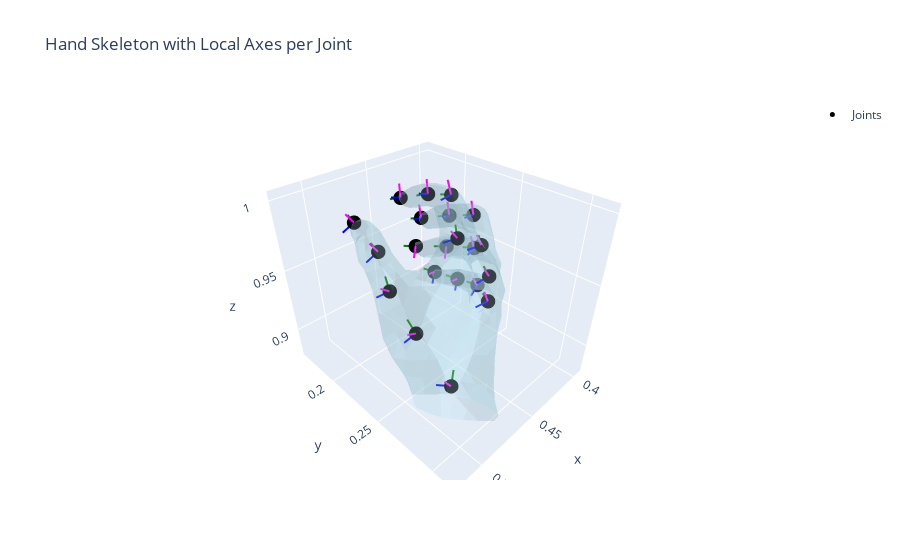

Source (notebook cell):
### Code cell
def display_skeleton_with_local_axes(joints, hand_mesh, axis_length=0.05):
    """
    각 관절의 위치에서, 해당 관절에 고유한 로컬 좌표계(3축)를 시각화합니다.
    
    각 관절에 대해:
      - y축: 관절의 뼈(bone) 방향. 
             (자식이 존재하면, 자식 방향의 평균; tip인 경우에는 부모와의 차이 이용)
      - z축: 손바닥 안쪽 피부로 수직한 방향 (여기서는 global palm normal을 사용)
      - x축: 오른손 좌표계에 맞게 재계산 (x = normalize(cross(y, global_palm_normal)))
             이후 z = normalize(cross(x, y))로 정규 직교 좌표계를 구성.
    
    인자:
      joints: (21, 3) 형태의 numpy 배열 또는 리스트. 각 행은 관절의 (x, y, z) 좌표.
      axis_length: 각 축을 그릴 길이. (단위는 joints 좌표와 동일)
    """
    import numpy as np
    import plotly.graph_objects as go

    # numpy array로 변환
    joints = np.array(joints)
        # 손 메쉬 데이터 추출
    vertices = np.array(hand_mesh.vertices)
    faces = np.array(hand_mesh.faces)
    x, y, z = vertices[:, 0], vertices[:, 1], vertices[:, 2]
    i = faces[:, 0]
    j_vals = faces[:, 1]
    k = faces[:, 2]
    

    # 정규화 함수
    def normalize(v):
        norm = np.linalg.norm(v)
        return v / norm if norm > 1e-8 else v
    
    # MANO hand skeleton hierarchy 
    # 0 (palm) -
    # 13-14-15-16 (thumb)
    # 1-2-3-17 (index)
    # 4-5-6-18 (middle)
    # 10-11-12-19 (ring)
    # 7-8-9-20 (little)

    child_dict = {
        0: [13, 1, 4, 10, 7],
        1: [2],
        2: [3],
        3: [17],
        4: [5],
        5: [6],
        6: [18],
        7: [8],
        8: [9],
        9: [20],
        10: [11],
        11: [12],
        12: [19],
        13: [14],
        14: [15],
        15: [16]
    }
    parent_dict = {
        1: 0, 2: 1, 3: 2, 4: 0,
        5: 4, 6: 5, 7: 0, 8: 7,
        9: 8, 10: 0, 11: 10, 12: 11,
        13: 0, 14: 13, 15: 14, 16: 15,
        17: 3, 18: 6, 19: 12, 20: 9
    }
    
    # 전역 palm normal 계산 (손목, 인덱스 기저, 소지 기저 이용)
    v1 = joints[1] - joints[0]    # 예: index finger base 방향
    v2 = joints[7] - joints[0]   # 예: little finger base 방향
    global_palm_normal = normalize(np.cross(v1, v2))
    # 필요에 따라 palm normal의 방향을 반전할 수 있습니다.
    # global_palm_normal = -global_palm_normal
    
    fig = go.Figure()

    # Plotly figure 생성 및 손 메쉬 추가 (투시 렌더링)
    fig.add_trace(go.Mesh3d(
        x=x, y=y, z=z,
        i=i, j=j_vals, k=k,
        opacity=0.3,          # 내부가 보이도록 불투명도 낮춤
        color='lightblue',
        flatshading=True,
        name="Hand Mesh"
    ))
    
    
    # 관절 위치(마커) 표시
    fig.add_trace(go.Scatter3d(
        x=joints[:, 0],
        y=joints[:, 1],
        z=joints[:, 2],
        mode='markers',
        marker=dict(size=5, color='black'),
        name='Joints'
    ))
    
    # 각 관절마다 로컬 좌표계(축) 계산 및 표시.
    for i in range(joints.shape[0]):
        joint_pos = joints[i]
        
        # 뼈 방향 (y축) 결정:
        if i in child_dict and len(child_dict[i]) > 0:
            # 자식이 여러 개면 평균 방향 사용 (예를 들어 손목에는 여러 자식이 있음)
            directions = [joints[c] - joint_pos for c in child_dict[i]]
            y_axis = normalize(np.mean(directions, axis=0))
        elif i in parent_dict:
            # tip인 경우, 부모와의 차이 사용
            y_axis = normalize(joint_pos - joints[parent_dict[i]])
        else:
            # 특별한 경우 (예: wrist인데 자식도 없다면) 기본값 사용
            y_axis = np.array([0, 1, 0])
        
        # 로컬 x축: y축과 global palm normal의 외적
        x_axis = normalize(np.cross(y_axis, global_palm_normal))
        # 재정규화된 z축: x축과 y축의 외적 (정확한 직교 좌표계 구성)
        z_axis = normalize(np.cross(x_axis, y_axis))
        
        # 각 축 선분 그리기
        # x축: magenta
        fig.add_trace(go.Scatter3d(
            x=[joint_pos[0], joint_pos[0] + axis_length * x_axis[0]],
            y=[joint_pos[1], joint_pos[1] + axis_length * x_axis[1]],
            z=[joint_pos[2], joint_pos[2] + axis_length * x_axis[2]],
            mode='lines',
            line=dict(color='magenta', width=4),
            showlegend=False
        ))
        # y축: green (뼈 방향)
        fig.add_trace(go.Scatter3d(
            x=[joint_pos[0], joint_pos[0] + axis_length * y_axis[0]],
            y=[joint_pos[1], joint_pos[1] + axis_length * y_axis[1]],
            z=[joint_pos[2], joint_pos[2] + axis_length * y_axis[2]],
            mode='lines',
            line=dict(color='green', width=4),
            showlegend=False
        ))
        # z축: blue (손바닥 안쪽 방향)
        fig.add_trace(go.Scatter3d(
            x=[joint_pos[0], joint_pos[0] + axis_length * z_axis[0]],
            y=[joint_pos[1], joint_pos[1] + axis_length * z_axis[1]],
            z=[joint_pos[2], joint_pos[2] + axis_length * z_axis[2]],
            mode='lines',
            line=dict(color='blue', width=4),
            showlegend=False
        ))
    
    fig.update_layout(
        title="Hand Skeleton with Local Axes per Joint",
        scene=dict(
            aspectmode='data',
            camera=dict(
                projection=dict(type='perspective')
            )
        )
    )
    
    fig.show()

# 사용 예시:
# output.joints[0]가 (21,3) 형태의 핵심 hand skeleton 좌표라고 가정합니다.
display_skeleton_with_local_axes(output.joints[0], h_meshes[0], axis_length=0.01)

### Figure 1 — Plotly figure (JSON) as saved in the notebook; plotly's stock layout.template omitted (floating-point values rounded to 4 significant figures; data arrays with more than 128 entries replaced by an {"elided": "..."} marker saying what was removed)
{"data": [{"color": "lightblue", "flatshading": true, "i": {"elided": "1538 int values"}, "j": {"elided": "1538 int values"}, "k": {"elided": "1538 int values"}, "name": "Hand Mesh", "opacity": 0.3, "type": "mesh3d", "x": {"elided": "778 float values"}, "y": {"elided": "778 float values"}, "z": {"elided": "778 float values"}}, {"marker": {"color": "black", "size": 5}, "mode": "markers", "name": "Joints", "type": "scatter3d", "x": [0.4906, 0.4447, 0.4272, 0.4278, 0.4231, 0.404, 0.4058, 0.4166, 0.407, 0.4092, 0.4171, 0.4051, 0.4102, 0.4952, 0.4921, 0.4831, 0.476, 0.4334, 0.4127, 0.4226, 0.4153], "y": [0.2829, 0.2429, 0.2204, 0.1991, 0.2449, 0.2206, 0.1986, 0.2489, 0.2302, 0.2116, 0.2486, 0.2237, 0.2003, 0.2582, 0.2319, 0.2117, 0.1779, 0.1763, 0.1751, 0.1788, 0.1923], "z": [0.909, 0.9761, 0.9927, 0.9869, 0.9633, 0.9703, 0.9629, 0.9156, 0.9162, 0.9141, 0.9375, 0.9452, 0.939, 0.9382, 0.9538, 0.9694, 0.9748, 0.9787, 0.9553, 0.9356, 0.9144]}, {"line": {"color": "magenta", "width": 4}, "mode": "lines", "showlegend": false, "type": "scatter3d", "x": [0.4906, 0.4964], "y": [0.2829, 0.283], "z": [0.909, 0.9171]}, {"line": {"color": "green", "width": 4}, "mode": "lines", "showlegend": false, "type": "scatter3d", "x": [0.4906, 0.4835], "y": [0.2829, 0.2782], "z": [0.909, 0.9142]}, {"line": {"color": "blue", "width": 4}, "mode": "lines", "showlegend": false, "type": "scatter3d", "x": [0.4906, 0.4945], "y": [0.2829, 0.2741], "z": [0.909, 0.9063]}, {"line": {"color": "magenta", "width": 4}, "mode": "lines", "showlegend": false, "type": "scatter3d", "x": [0.4447, 0.4512], "y": [0.2429, 0.2435], "z": [0.9761, 0.9837]}, {"line": {"color": "green", "width": 4}, "mode": "lines", "showlegend": false, "type": "scatter3d", "x": [0.4447, 0.4394], "y": [0.2429, 0.2361], "z": [0.9761, 0.9811]}, {"line": {"color": "blue", "width": 4}, "mode": "lines", "showlegend": false, "type": "scatter3d", "x": [0.4447, 0.4501], "y": [0.2429, 0.2357], "z": [0.9761, 0.972]}, {"line": {"color": "magenta", "width": 4}, "mode": "lines", "showlegend": false, "type": "scatter3d", "x": [0.4272, 0.4278], "y": [0.2204, 0.2178], "z": [0.9927, 1.002]}, {"line": {"color": "green", "width": 4}, "mode": "lines", "showlegend": false, "type": "scatter3d", "x": [0.4272, 0.4275], "y": [0.2204, 0.2108], "z": [0.9927, 0.9901]}, {"line": {"color": "blue", "width": 4}, "mode": "lines", "showlegend": false, "type": "scatter3d", "x": [0.4272, 0.4372], "y": [0.2204, 0.2209], "z": [0.9927, 0.9922]}, {"line": {"color": "magenta", "width": 4}, "mode": "lines", "showlegend": false, "type": "scatter3d", "x": [0.4278, 0.425], "y": [0.1991, 0.1952], "z": [0.9869, 0.9957]}, {"line": {"color": "green", "width": 4}, "mode": "lines", "showlegend": false, "type": "scatter3d", "x": [0.4278, 0.43], "y": [0.1991, 0.1899], "z": [0.9869, 0.9836]}, {"line": {"color": "blue", "width": 4}, "mode": "lines", "showlegend": false, "type": "scatter3d", "x": [0.4278, 0.4371], "y": [0.1991, 0.2001], "z": [0.9869, 0.9903]}, {"line": {"color": "magenta", "width": 4}, "mode": "lines", "showlegend": false, "type": "scatter3d", "x": [0.4231, 0.4274], "y": [0.2449, 0.244], "z": [0.9633, 0.9723]}, {"line": {"color": "green", "width": 4}, "mode": "lines", "showlegend": false, "type": "scatter3d", "x": [0.4231, 0.4171], "y": [0.2449, 0.2372], "z": [0.9633, 0.9655]}, {"line": {"color": "blue", "width": 4}, "mode": "lines", "showlegend": false, "type": "scatter3d", "x": [0.4231, 0.4298], "y": [0.2449, 0.2385], "z": [0.9633, 0.9595]}, {"line": {"color": "magenta", "width": 4}, "mode": "lines", "showlegend": false, "type": "scatter3d", "x": [0.404, 0.4029], "y": [0.2206, 0.2173], "z": [0.9703, 0.9797]}, {"line": {"color": "green", "width": 4}, "mode": "lines", "showlegend": false, "type": "scatter3d", "x": [0.404, 0.4048], "y": [0.2206, 0.2111], "z": [0.9703, 0.9671]}, {"line": {"color": "blue", "width": 4}, "mode": "lines", "showlegend": false, "type": "scatter3d", "x": [0.404, 0.4139], "y": [0.2206, 0.221], "z": [0.9703, 0.9716]}, {"line": {"color": "magenta", "width": 4}, "mode": "lines", "showlegend": false, "type": "scatter3d", "x": [0.4058, 0.4041], "y": [0.1986, 0.1951], "z": [0.9629, 0.9721]}, {"line": {"color": "green", "width": 4}, "mode": "lines", "showlegend": false, "type": "scatter3d", "x": [0.4058, 0.4085], "y": [0.1986, 0.1894], "z": [0.9629, 0.9599]}, {"line": {"color": "blue", "width": 4}, "mode": "lines", "showlegend": false, "type": "scatter3d", "x": [0.4058, 0.4153], "y": [0.1986, 0.2006], "z": [0.9629, 0.9654]}, {"line": {"color": "magenta", "width": 4}, "mode": "lines", "showlegend": false, "type": "scatter3d", "x": [0.4166, 0.4199], "y": [0.2489, 0.2475], "z": [0.9156, 0.925]}, {"line": {"color": "green", "width": 4}, "mode": "lines", "showlegend": false, "type": "scatter3d", "x": [0.4166, 0.412], "y": [0.2489, 0.2401], "z": [0.9156, 0.9159]}, {"line": {"color": "blue", "width": 4}, "mode": "lines", "showlegend": false, "type": "scatter3d", "x": [0.4166, 0.4249], "y": [0.2489, 0.2446], "z": [0.9156, 0.9121]}, {"line": {"color": "magenta", "width": 4}, "mode": "lines", "showlegend": false, "type": "scatter3d", "x": [0.407, 0.4121], "y": [0.2302, 0.2299], "z": [0.9162, 0.9248]}, {"line": {"color": "green", "width": 4}, "mode": "lines", "showlegend": false, "type": "scatter3d", "x": [0.407, 0.4081], "y": [0.2302, 0.2204], "z": [0.9162, 0.9151]}, {"line": {"color": "blue", "width": 4}, "mode": "lines", "showlegend": false, "type": "scatter3d", "x": [0.407, 0.4155], "y": [0.2302, 0.2318], "z": [0.9162, 0.9112]}, {"line": {"color": "magenta", "width": 4}, "mode": "lines", "showlegend": false, "type": "scatter3d", "x": [0.4092, 0.4182], "y": [0.2116, 0.2145], "z": [0.9141, 0.9173]}, {"line": {"color": "green", "width": 4}, "mode": "lines", "showlegend": false, "type": "scatter3d", "x": [0.4092, 0.4122], "y": [0.2116, 0.2021], "z": [0.9141, 0.9143]}, {"line": {"color": "blue", "width": 4}, "mode": "lines", "showlegend": false, "type": "scatter3d", "x": [0.4092, 0.4123], "y": [0.2116, 0.2124], "z": [0.9141, 0.9046]}, {"line": {"color": "magenta", "width": 4}, "mode": "lines", "showlegend": false, "type": "scatter3d", "x": [0.4171, 0.4227], "y": [0.2486, 0.2485], "z": [0.9375, 0.9458]}, {"line": {"color": "green", "width": 4}, "mode": "lines", "showlegend": false, "type": "scatter3d", "x": [0.4171, 0.413], "y": [0.2486, 0.24], "z": [0.9375, 0.9401]}, {"line": {"color": "blue", "width": 4}, "mode": "lines", "showlegend": false, "type": "scatter3d", "x": [0.4171, 0.4243], "y": [0.2486, 0.2437], "z": [0.9375, 0.9326]}, {"line": {"color": "magenta", "width": 4}, "mode": "lines", "showlegend": false, "type": "scatter3d", "x": [0.4051, 0.4068], "y": [0.2237, 0.2215], "z": [0.9452, 0.9548]}, {"line": {"color": "green", "width": 4}, "mode": "lines", "showlegend": false, "type": "scatter3d", "x": [0.4051, 0.4072], "y": [0.2237, 0.2142], "z": [0.9452, 0.9427]}, {"line": {"color": "blue", "width": 4}, "mode": "lines", "showlegend": false, "type": "scatter3d", "x": [0.4051, 0.4147], "y": [0.2237, 0.2261], "z": [0.9452, 0.944]}, {"line": {"color": "magenta", "width": 4}, "mode": "lines", "showlegend": false, "type": "scatter3d", "x": [0.4102, 0.4165], "y": [0.2003, 0.2049], "z": [0.939, 0.9327]}, {"line": {"color": "green", "width": 4}, "mode": "lines", "showlegend": false, "type": "scatter3d", "x": [0.4102, 0.4152], "y": [0.2003, 0.1917], "z": [0.939, 0.9377]}, {"line": {"color": "blue", "width": 4}, "mode": "lines", "showlegend": false, "type": "scatter3d", "x": [0.4102, 0.4042], "y": [0.2003, 0.198], "z": [0.939, 0.9314]}, {"line": {"color": "magenta", "width": 4}, "mode": "lines", "showlegend": false, "type": "scatter3d", "x": [0.4952, 0.5035], "y": [0.2582, 0.2603], "z": [0.9382, 0.9434]}, {"line": {"color": "green", "width": 4}, "mode": "lines", "showlegend": false, "type": "scatter3d", "x": [0.4952, 0.4942], "y": [0.2582, 0.2497], "z": [0.9382, 0.9433]}, {"line": {"color": "blue", "width": 4}, "mode": "lines", "showlegend": false, "type": "scatter3d", "x": [0.4952, 0.5007], "y": [0.2582, 0.2535], "z": [0.9382, 0.9313]}, {"line": {"color": "magenta", "width": 4}, "mode": "lines", "showlegend": false, "type": "scatter3d", "x": [0.4921, 0.4997], "y": [0.2319, 0.2333], "z": [0.9538, 0.9601]}, {"line": {"color": "green", "width": 4}, "mode": "lines", "showlegend": false, "type": "scatter3d", "x": [0.4921, 0.4888], "y": [0.2319, 0.2244], "z": [0.9538, 0.9596]}, {"line": {"color": "blue", "width": 4}, "mode": "lines", "showlegend": false, "type": "scatter3d", "x": [0.4921, 0.4976], "y": [0.2319, 0.2254], "z": [0.9538, 0.9486]}, {"line": {"color": "magenta", "width": 4}, "mode": "lines", "showlegend": false, "type": "scatter3d", "x": [0.4831, 0.489], "y": [0.2117, 0.2117], "z": [0.9694, 0.9775]}, {"line": {"color": "green", "width": 4}, "mode": "lines", "showlegend": false, "type": "scatter3d", "x": [0.4831, 0.4811], "y": [0.2117, 0.202], "z": [0.9694, 0.9709]}, {"line": {"color": "blue", "width": 4}, "mode": "lines", "showlegend": false, "type": "scatter3d", "x": [0.4831, 0.491], "y": [0.2117, 0.2091], "z": [0.9694, 0.9638]}, {"line": {"color": "magenta", "width": 4}, "mode": "lines", "showlegend": false, "type": "scatter3d", "x": [0.476, 0.4818], "y": [0.1779, 0.1779], "z": [0.9748, 0.983]}, {"line": {"color": "green", "width": 4}, "mode": "lines", "showlegend": false, "type": "scatter3d", "x": [0.476, 0.474], "y": [0.1779, 0.1682], "z": [0.9748, 0.9764]}, {"line": {"color": "blue", "width": 4}, "mode": "lines", "showlegend": false, "type": "scatter3d", "x": [0.476, 0.4839], "y": [0.1779, 0.1753], "z": [0.9748, 0.9692]}, {"line": {"color": "magenta", "width": 4}, "mode": "lines", "showlegend": false, "type": "scatter3d", "x": [0.4334, 0.4306], "y": [0.1763, 0.1724], "z": [0.9787, 0.9875]}, {"line": {"color": "green", "width": 4}, "mode": "lines", "showlegend": false, "type": "scatter3d", "x": [0.4334, 0.4356], "y": [0.1763, 0.1671], "z": [0.9787, 0.9754]}, {"line": {"color": "blue", "width": 4}, "mode": "lines", "showlegend": false, "type": "scatter3d", "x": [0.4334, 0.4427], "y": [0.1763, 0.1773], "z": [0.9787, 0.9821]}, {"line": {"color": "magenta", "width": 4}, "mode": "lines", "showlegend": false, "type": "scatter3d", "x": [0.4127, 0.411], "y": [0.1751, 0.1716], "z": [0.9553, 0.9645]}, {"line": {"color": "green", "width": 4}, "mode": "lines", "showlegend": false, "type": "scatter3d", "x": [0.4127, 0.4154], "y": [0.1751, 0.1659], "z": [0.9553, 0.9523]}, {"line": {"color": "blue", "width": 4}, "mode": "lines", "showlegend": false, "type": "scatter3d", "x": [0.4127, 0.4222], "y": [0.1751, 0.177], "z": [0.9553, 0.9577]}, {"line": {"color": "magenta", "width": 4}, "mode": "lines", "showlegend": false, "type": "scatter3d", "x": [0.4226, 0.4288], "y": [0.1788, 0.1834], "z": [0.9356, 0.9293]}, {"line": {"color": "green", "width": 4}, "mode": "lines", "showlegend": false, "type": "scatter3d", "x": [0.4226, 0.4275], "y": [0.1788, 0.1702], "z": [0.9356, 0.9342]}, {"line": {"color": "blue", "width": 4}, "mode": "lines", "showlegend": false, "type": "scatter3d", "x": [0.4226, 0.4165], "y": [0.1788, 0.1766], "z": [0.9356, 0.928]}, {"line": {"color": "magenta", "width": 4}, "mode": "lines", "showlegend": false, "type": "scatter3d", "x": [0.4153, 0.4243], "y": [0.1923, 0.1952], "z": [0.9144, 0.9177]}, {"line": {"color": "green", "width": 4}, "mode": "lines", "showlegend": false, "type": "scatter3d", "x": [0.4153, 0.4183], "y": [0.1923, 0.1828], "z": [0.9144, 0.9146]}, {"line": {"color": "blue", "width": 4}, "mode": "lines", "showlegend": false, "type": "scatter3d", "x": [0.4153, 0.4184], "y": [0.1923, 0.1931], "z": [0.9144, 0.905]}], "layout": {"scene": {"aspectmode": "data", "camera": {"projection": {"type": "perspective"}}}, "title": {"text": "Hand Skeleton with Local Axes per Joint"}}}
